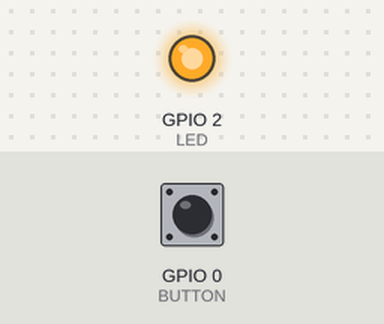
A program run on a simulated ESP32. On the bench: output pins drawn as LEDs (lit = HIGH). Inputs (shaded band) come from the test bench; at power-on: GPIO 0 (BUTTON) HIGH.

Above: at 1.2 s.
1.3 s: GPIO 0 (BUTTON) pulled LOW for 3.2 s
At 1.9 s:
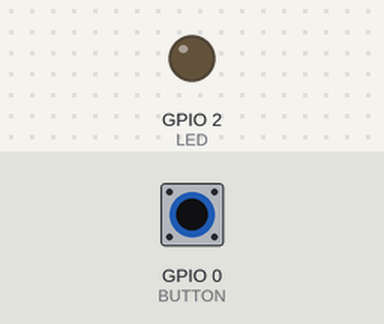
Timing chart, 0 to 12.0 s (numbered marks = the images above; inputs shaded):
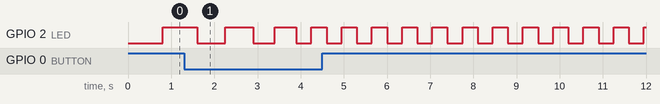

The program:

main.cpp
```cpp
/**
 * Gustavo Viegas (3026)
 *
 * Data: 16/09/19
 * Descrição: Piscar a led azul, acelerando/desacelerando alternadamente ao apertar o botão.
 * Hardware: Placa ESP32.
 */

#include <Arduino.h>
#define LED 2
#define BUTTON 0

/**
 * Exemplo usando interrupt.
 */
#define MODO_INCREMENT 0
#define MODO_DECREMENT 1

int delayTime = 800;
int buttonState = HIGH;
int modoAtual = MODO_DECREMENT;

/**
 * Alterna o modo atual de aceleração do delay
 */
void toggleModoAtual() {
  modoAtual = (modoAtual == MODO_INCREMENT) ? MODO_DECREMENT : MODO_INCREMENT;
}

/**
 * Aumenta a quantidade do delay até um limite (2000ms)
 */
void incrementDelay() {
  if (delayTime >= 2000) return;
  delayTime += 150;
}

/**
 * Diminui a quantidade do delay até um limite (100ms)
 */
void decrementDelay() {
  if (delayTime <= 50) return;
  delayTime -= 150;
}

/**
 * Pisca-se a led azul
 */
void piscaLed() {
  delay(delayTime);
  digitalWrite(LED, HIGH);
  delay(delayTime);
  digitalWrite(LED, LOW);
}

/**
 * Atualiza a quantidade de delay de acordo com o modo atual
 */
void updateDelay() {
  if (modoAtual == MODO_INCREMENT) {
    incrementDelay();
  } else {
    decrementDelay();
  }
}

/**
 * Avalia a mudança do botão
 */
void handleButtonChange () {
  buttonState = digitalRead(BUTTON);

  if (buttonState == HIGH) {
    toggleModoAtual();
  }
}

/**
 * Hook de configuração
 */
void setup() {
  //  Inicializa as leds como output
  pinMode(LED, OUTPUT);

  //  Inicializa o botão como input
  pinMode(BUTTON, INPUT_PULLUP);

  // Adiciona interrupts
  attachInterrupt(digitalPinToInterrupt(BUTTON), handleButtonChange, CHANGE);
}

/**
 * Hook de repetição
 */
void loop() {
  piscaLed();

  if (buttonState == LOW) updateDelay();
}
```
